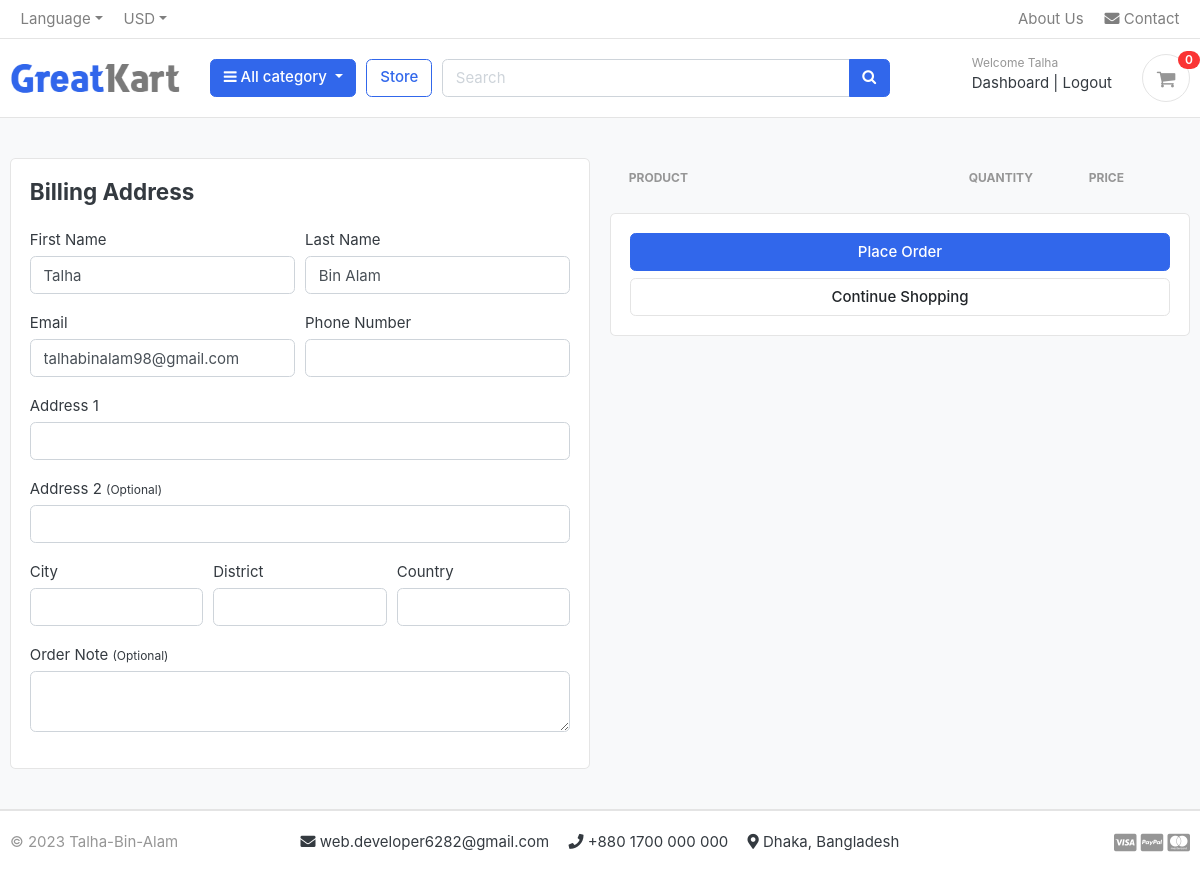
The page /cart/checkout/ (signed in) on the database as committed earlier.
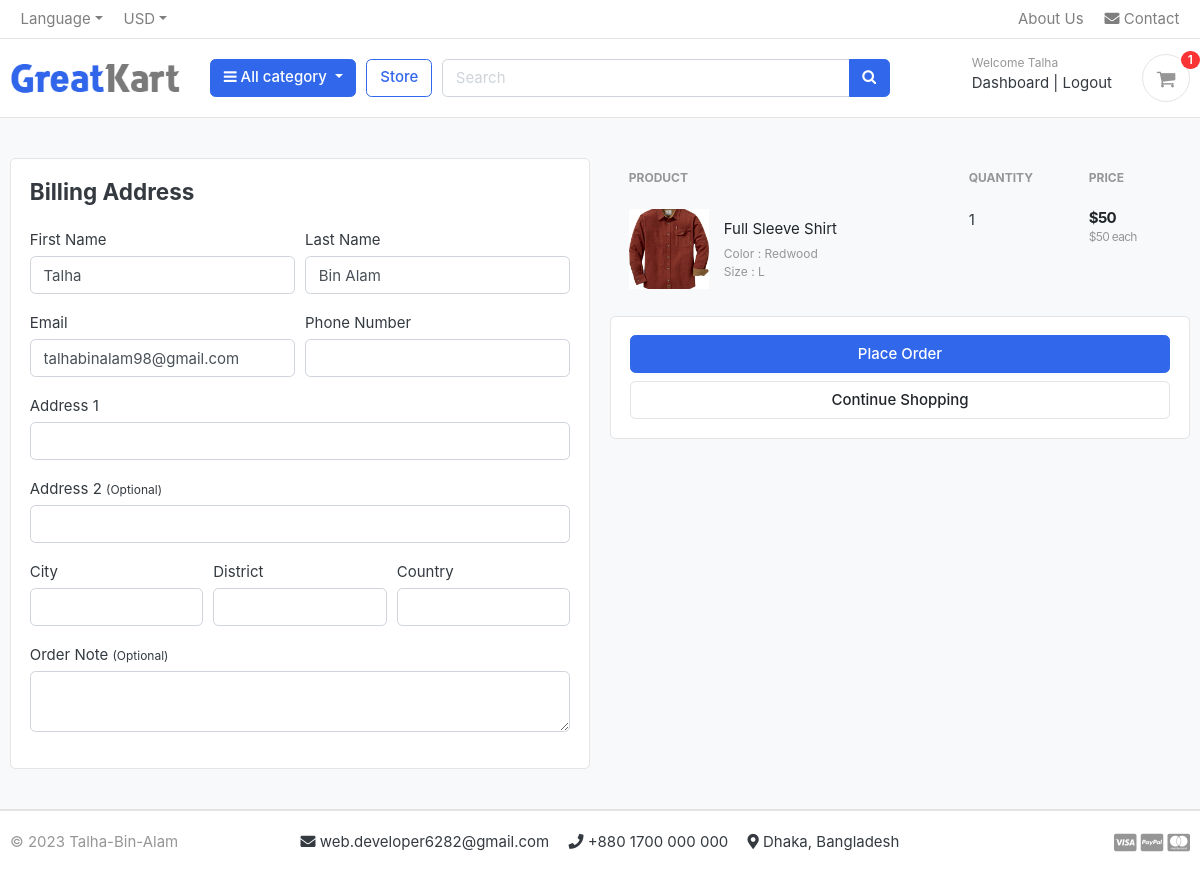
The same page on the database as committed later.
### carts/models.py (models this page shows, shortened)
class CartItem(models.Model):
    user = models.ForeignKey(Account, on_delete=models.CASCADE, null=True)
    product = models.ForeignKey(Product, on_delete=models.CASCADE)
    variations = models.ManyToManyField(Variation, blank=True)
    cart = models.ForeignKey(Cart, on_delete=models.CASCADE, null=True)
    quantity = models.IntegerField()
    is_active = models.BooleanField(default=True)
    def sub_total(self):
        return self.product.price * self.quantity

### store/models.py (models this page shows, shortened)
class Product(models.Model):
    product_name = models.CharField(max_length=200, unique=True)
    slug = models.SlugField(max_length=200, unique=True)
    description = models.TextField(max_length=500, blank=True)
    price = models.IntegerField()
    images = models.ImageField(upload_to='photos/products')
    stock = models.IntegerField()
    is_available = models.BooleanField(default=True)
    category = models.ForeignKey(Category, on_delete=models.CASCADE)
    created_date = models.DateTimeField(auto_now_add=True)
    modified_date = models.DateTimeField(auto_now_add=True)
    def get_url(self):
        return reverse('product_detail', args=[self.category.slug, self.slug])

class Variation(models.Model):
    product = models.ForeignKey(Product, on_delete=models.CASCADE)
    variation_category = models.CharField(max_length=100, choices=variation_category_choice)
    variation_value = models.CharField(max_length=100)
    is_active = models.BooleanField(default=True)
    created_date = models.DateTimeField(auto_now_add=True)
    objects = VariationManager()

### carts/views.py (the view)
# urls.py: path('checkout/', views.checkout, name='checkout'),
@login_required
def checkout(request):
    try:
        user = request.user
        user_profile = UserProfile.objects.get(user=user)
        cart_items = CartItem.objects.filter(user=user, is_active=True)
        total = 0
        quantity = 0
        for cart_item in cart_items:
            total += cart_item.product.price * cart_item.quantity
            quantity += cart_item.quantity
        tax = (2 * total) / 100
        grand_total = total + tax
    except ObjectDoesNotExist:
        total = 0
        quantity = 0
        tax = 0
        grand_total = 0
        cart_items = None
    context = {
        'total': total,
        'quantity': quantity,
        'cart_items': cart_items,
        'tax': tax,
        'grand_total': grand_total,
        'user_profile': user_profile,
    }
    return render(request, 'store/checkout.html', context)

### carts/context_processors.py (called while the page is built)
def counter(request):
    cart_count = 0
    if 'admin' in request.path:
        return {}
    else:
        try:
            cart = Cart.objects.filter(cart_id=_cart_id(request))
            if request.user.is_authenticated:
                cart_items = CartItem.objects.all().filter(user=request.user)
            else:
                cart_items = CartItem.objects.all().filter(cart=cart[:1])
            for cart_item in cart_items:
                cart_count += cart_item.quantity
        except Cart.DoesNotExist:
            cart_item = 0
    return dict(cart_count=cart_count)

### carts/views.py (called while the page is built)
def _cart_id(request):
    cart = request.session.session_key
    if not cart:
        cart = request.session.create()
    return cart

### category/context_processors.py (called while the page is built)
def menu_links(request):
    links = Category.objects.all()
    return dict(links=links)

### category/models.py (called while the page is built)
    def get_url(self):
        return reverse('products_by_category', args=[self.slug])

### templates/store/checkout.html (shortened to what the changed rows need)
{% extends 'base.html' %}
{% load static %}
{% block content %}
<section class="section-content padding-y bg">
    <div class="container">
        <div class="row">
                        <aside class="col-lg-6">
                            <table class="table table-borderless table-shopping-cart">
                                <thead class="text-muted">
                                    <tr class="small text-uppercase">
                                        <th scope="col">Product</th>
                                        <th scope="col" width="120">Quantity</th>
                                        <th scope="col" width="120">Price</th>
                                    </tr>
                                </thead>
                                <tbody>
                                    {% for cart_item in cart_items %}
                                    <tr>
                                        <td>
                                <figure class="itemside align-items-center">
                                    <div class="aside"><img src="{{cart_item.product.images.url}}" class="img-sm"></div>
                                    <figcaption class="info">
                                        <a href="{{cart_item.product.get_url}}"
                                            class="title text-dark">{{cart_item.product.product_name}}</a>
                                        <p class="text-muted small">
                                            {% if cart_item.variations.all %}
                                            {% for item in cart_item.variations.all %}
                                            {{item.variation_category | capfirst}} : {{item.variation_value | capfirst}}
                                            <br>
                                            {% endfor %}
                                            {% endif %}
                                        </p>
                                    </figcaption>
                                </figure>
                            </td>
                            <td>
                                <label for="">{{cart_item.quantity}}</label>
                            </td>
                            <td>
                                <div class="price-wrap">
                                    <var class="price">${{cart_item.sub_total}}</var>
                                    <small class="text-muted"> ${{cart_item.product.price}} each </small>
                                </div>
                            </td>
                        </tr>
                        {% endfor %}
                    </tbody>
                </table>
            </aside>
        </div>
    </div>
</section>
{% endblock content %}

### templates/includes/navbar.html (shortened to what this page needs)
{% load static %}
<header class="section-header">
    <nav class="navbar p-md-0 navbar-expand-sm navbar-light border-bottom">
        <div class="container">
            <div class="collapse navbar-collapse" id="navbarTop4">
                <ul class="navbar-nav mr-auto">
                    <li class="nav-item dropdown">
                        <a href="#" class="nav-link dropdown-toggle" data-toggle="dropdown">Language</a>
                    </li>
                    <li class="nav-item dropdown">
                        <a href="#" class="nav-link dropdown-toggle" data-toggle="dropdown">USD</a>
                    </li>
                </ul>
                <ul class="navbar-nav">
                    <a href="{% url 'about' %}" class="nav-link">  About Us</a>
                    <a href="{% url 'contact' %}" class="nav-link"> <i class="fas fa-envelope"></i> Contact</a>
                </ul>
            </div>
        </div>
    </nav>
    <section class="header-main border-bottom">
        <div class="container">
            <div class="row align-items-center">
                <div class="col-lg-2 col-md-3 col-6">
                    <a href="/" class="brand-wrap">
                        <img class="logo" src="{% static 'images/logo.png' %}">
                    </a>
                </div>
                <div class="col-lg col-sm col-md col-6 flex-grow-0">
                    <div class="category-wrap dropdown d-inline-block float-right">
                        <button type="button" class="btn btn-primary dropdown-toggle" data-toggle="dropdown">
                            <i class="fa fa-bars"></i> All category
                        </button>
                    </div>
                </div>
                <a href="{% url 'store' %}" class="btn btn-outline-primary">Store</a>
                <div class="col-lg  col-md-6 col-sm-12 col">
                    <form action="{% url 'search' %}" class="search" method="GET">
                        <div class="input-group w-100">
                            <input type="text" class="form-control" style="width:60%;" placeholder="Search" name="keyword">
                            <div class="input-group-append">
                                <button class="btn btn-primary" type="submit">
                                    <i class="fa fa-search"></i>
                                </button>
                            </div>
                        </div>
                    </form>
                </div>
                <div class="col-lg-3 col-sm-6 col-8 order-2 order-lg-3">
                    <div class="d-flex justify-content-end mb-3 mb-lg-0">
                        {% if user.is_authenticated %}
                        <div class="widget-header">
                            <small class="title text-muted">Welcome {{ user.first_name | capfirst }}</small>
                            <div>
                                <a href="{% url 'dashboard' %}">Dashboard</a> <span class="dark-transp"> | </span>
                                <a href="{% url 'logout' %}">Logout</a>
                            </div>
                        </div>
                    {% endif %}
                        <a href="{% url 'cart' %}" class="widget-header pl-3 ml-3">
                            <div class="icon icon-sm rounded-circle border"><i class="fa fa-shopping-cart"></i>
                            </div>
                            <span class="badge badge-pill badge-danger notify">{{cart_count}}</span>
                        </a>
                    </div>
                </div>
            </div>
        </div>
    </section>
</header>

Rows that differ between the two databases and show on the page:
added CartItem: product.images (picture), product.product_name "Full Sleeve Shirt", quantity "1", sub_total "50", product.price "50"
now on this page (row unchanged): Variation: variation_category "Color", variation_value "Redwood"
now on this page (row unchanged): Variation: variation_category "Size", variation_value "L"
Other text that changed with them:
{{ cart_count }}: "0" → "1"
